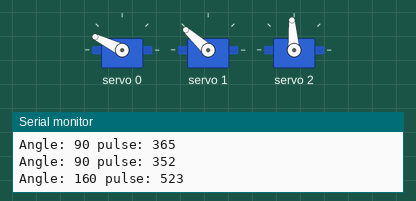
Recording of a sketch running on a simulated Arduino Uno, built with avr-gcc and run on an emulated ATmega328P. Parts: 3 × servo, the last lines printed to the serial monitor.

Above: at 1.55 s.
At 2.15 s:
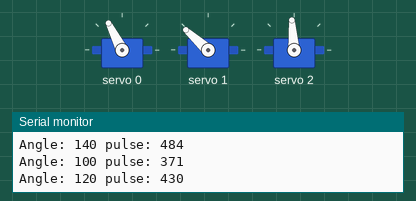
At 2.8 s:
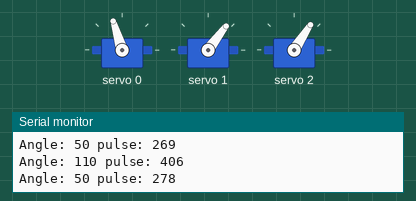
At 4.05 s:
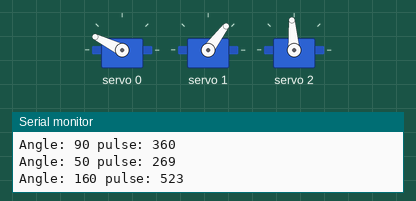
At 5.25 s:
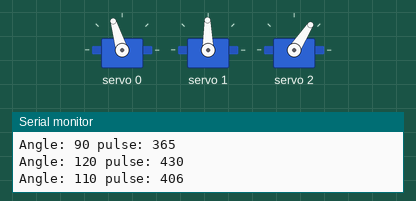
At 6.5 s:
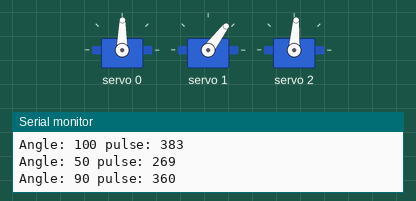
Timing chart, 0 to 8.0 s (numbered marks = the images above):
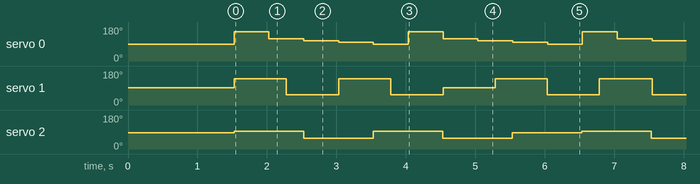

The sketch:

PCA9685_ServoProgram_RoboticArm_Array_Protothreading_2.ino
```cpp
#include <Wire.h>
#include <Adafruit_PWMServoDriver.h>
#include <AFMotor.h>


// called this way, it uses the default address 0x40
Adafruit_PWMServoDriver pwm = Adafruit_PWMServoDriver();
AF_Stepper motor(50, 1);

int rate = 500;
int angle0[] = {160, 120, 110, 100, 90};
int angle1[] = {140, 50, 140, 50, 90};
int angle2[] = {100, 50, 100, 50, 90};
int pos1 = 0;
int pos2 = 0;
int pos3 = 0;
int updateInterval1;
int updateInterval2;
int updateInterval3;
unsigned long lastUpdate1;
unsigned long lastUpdate2;
unsigned long lastUpdate3;

int arraySize = sizeof(angle2)/ sizeof(angle2[0]);

void setup() {
  Serial.begin(9600);
  Serial.println("8 channel Servo test!");
  motor.setSpeed(100); //10 rpm
  pwm.begin();
  pwm.setPWMFreq(60);  // Analog servos run at ~60 Hz updates
  delay(10);
  pwm.setPWM(0, 0, angleToPulse0(90));
  pwm.setPWM(1, 0, angleToPulse1(90));
  pwm.setPWM(2, 0, angleToPulse2(90));

  delay(1500);
  updateInterval1 = 500;
  updateInterval2 = 750;
  updateInterval3 = 1000;
}

void loop() {
  /*
    motor.step(50, FORWARD, DOUBLE);
    motor.release();
    delay(rate / 2);
    motor.step(50, BACKWARD, DOUBLE);
    motor.release();
    delay(rate / 2);
  */
  //Serial.println(arraySize);
  if ((millis() - lastUpdate1) > updateInterval1) {
    lastUpdate1 = millis();
    pwm.setPWM(0, 0, angleToPulse0(angle0[pos1]));
    pos1++;
    if ((pos1 >= arraySize) || (pos1 <= 0)) {
      pos1 = 0;
    }
  }

  if ((millis() - lastUpdate2) > updateInterval2) {
    lastUpdate2 = millis();
    pwm.setPWM(1, 0, angleToPulse1(angle1[pos2]));
    pos2++;
    if ((pos2 >= arraySize) || (pos2 <= 0)) {
      pos2 = 0;
    }
  }

  if ((millis() - lastUpdate3) > updateInterval3) {
    lastUpdate3 = millis();
    pwm.setPWM(2, 0, angleToPulse2(angle2[pos3]));
    pos3++;
    if ((pos3 >= arraySize) || (pos3 <= 0)) {
      pos3 = 0;
    }
  }
}

int angleToPulse0(int ang) {
  int pulse0 = map(ang, 0, 180, 150, 570);
  Serial.print("Angle: "); Serial.print(ang);
  Serial.print(" pulse: "); Serial.println(pulse0);
  return pulse0;
}

int angleToPulse1(int ang) {
  int pulse1 = map(ang, 0, 180, 150, 580);
  Serial.print("Angle: "); Serial.print(ang);
  Serial.print(" pulse: "); Serial.println(pulse1);
  return pulse1;
}

int angleToPulse2(int ang) {
  int pulse2 = map(ang, 0, 180, 185, 520);
  Serial.print("Angle: "); Serial.print(ang);
  Serial.print(" pulse: "); Serial.println(pulse2);
  return pulse2;
}
```

Measured:
- by itself, servo 0: repeats every 2.5 s: 117° 0.50 s, 107° 0.50 s, 98° 0.50 s, 89° 0.50 s, 154° 0.50 s
- by itself, servo 1: repeats every 3.8 s: 53° 0.75 s, 138° 0.75 s, 53° 0.75 s, 91° 0.75 s, 138° 0.75 s
- by itself, servo 2: repeats every 5.0 s: 57° 1.0 s, 94° 1.0 s, 57° 1.0 s, 86° 1.0 s, 94° 1.0 s
